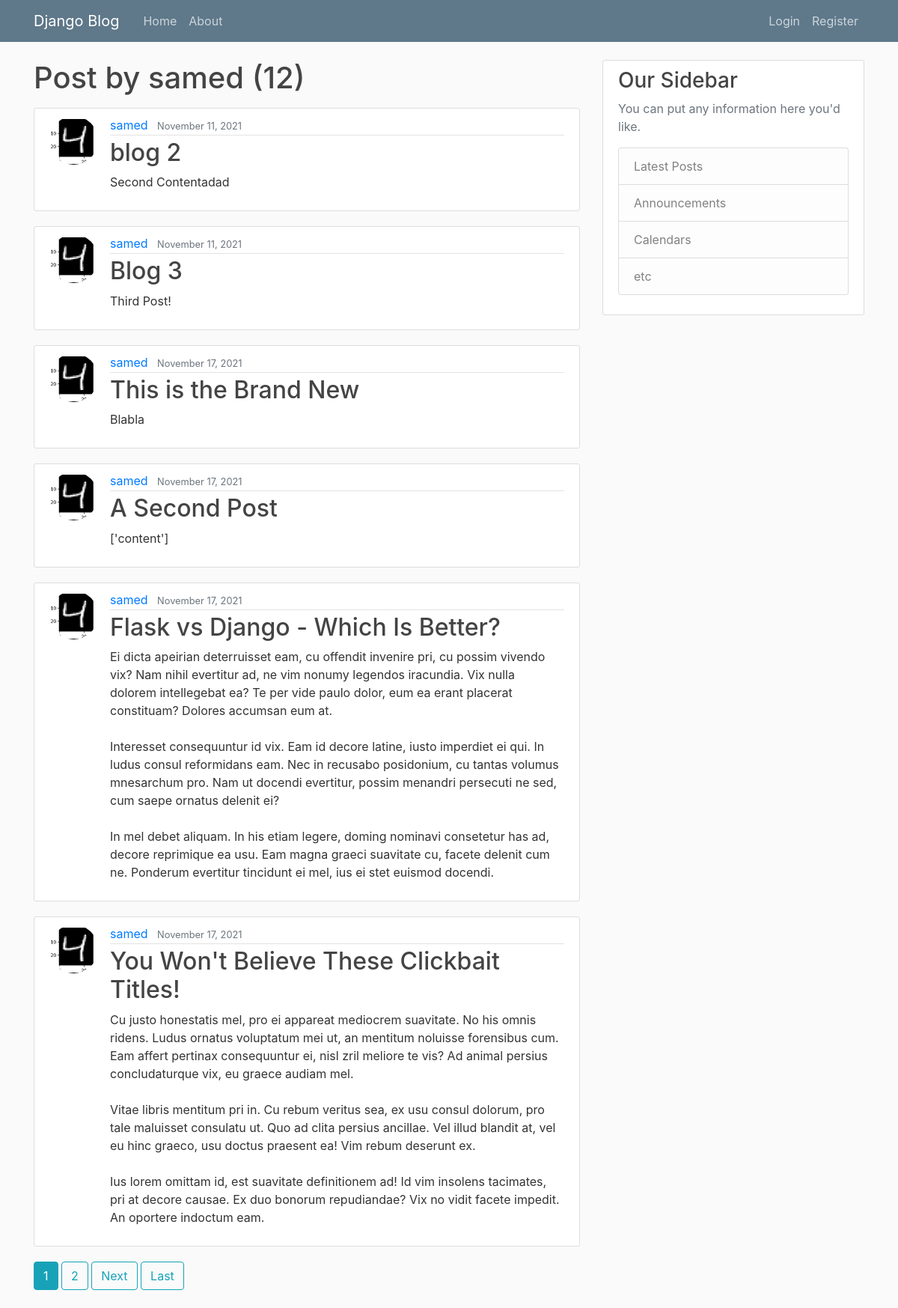
The app's page /user/samed with its own data.
### blog/models.py (models this page shows, shortened)
class Post(models.Model):
    title = models.CharField(max_length=100)
    content = models.TextField()
    date_posted = models.DateTimeField(default=timezone.now)
    author  = models.ForeignKey(User, on_delete=models.CASCADE)

### users/models.py (models this page shows, shortened)
class Profile(models.Model):
    user  = models.OneToOneField(User, on_delete=models.CASCADE)
    image = models.ImageField(default='default.jpg', upload_to='profile_pics')

### blog/views.py (the view)
# urls.py: path('user/<str:username>', UserPostListView.as_view(), name='user-posts'),
class UserPostListView(ListView):
    model = Post
    template_name= 'blog/user-posts.html'
    context_object_name = 'addings'
    ordering = ['-date_posted']
    paginate_by = 6
    def get_queryset(self):
        user = get_object_or_404(User, username=self.kwargs.get('username'))
        return Post.objects.filter(author=user).order_by('date_posted')

### blog/templates/blog/user-posts.html (shortened to what this page needs)
{% extends 'blog/base.html' %}
{% block content %}
    <h1 class='mb-3'>Post by {{ view.kwargs.username }} ({{ page_obj.paginator.count }})</h1>
    {%  for post in addings  %}
        <article class="media content-section">
            <img class = 'rounded-circle article-img' src='{{ post.author.profile.image.url }}'>
            <div class="media-body">
                <div class="article-metadata">
                    <a class="mr-2" href="{% url 'user-posts' post.author.username %}">{{ post.author }}</a>
                    <small class="text-muted">{{ post.date_posted|date:'F d, Y' }}</small>
                </div>
                <h2><a class="article-title" href="{% url 'post-detail' post.id %}">{{ post.title }}</a></h2>
                <p class="article-content">{{ post.content }}</p>
            </div>
        </article>
    {%  endfor  %}
    {% if is_paginated %}
        {% for num in page_obj.paginator.page_range %}
            {% if page_obj.number == num %}
                <a class= 'btn btn-info mb-4' href="?page={{ num }}">{{  num }}</a>
            {% elif  num > page_obj.number|add:'-3' and num <  page_obj.number|add:'3' %}
                <a class= 'btn btn-outline-info mb-4' href="?page={{ num }}">{{  num }}</a>
            {% endif %}
        {% endfor %}
        {%if page_obj.has_next %}
            <a class= 'btn btn-outline-info mb-4' href="?page={{ page_obj.next_page_number }}">Next</a>
            <a class= 'btn btn-outline-info mb-4' href="?page={{ page_obj.paginator.num_pages }}">Last</a>
        {% endif %}
    {%endif%}
{% endblock content %}

### blog/static/blog/main.css (style rules this page uses)
body { background: #fafafa; color: #333333; margin-top: 5rem; }
h1, h2, h3, h4, h5, h6 { color: #444444; }
.content-section { background: #ffffff; padding: 10px 20px; border: 1px solid #dddddd; border-radius: 3px; margin-bottom: 20px; }
.article-title { color: #444444; }
.article-content { white-space: pre-line; }
.article-img { height: 65px; width: 65px; margin-right: 16px; }
.article-metadata { padding-bottom: 1px; margin-bottom: 4px; border-bottom: 1px solid #e3e3e3 }

### records on screen
Post: author.profile.image (placeholder picture), author "samed", date_posted "November 11, 2021", title "blog 2", content "Second Contentadad"
Post: author.profile.image (placeholder picture), author "samed", date_posted "November 11, 2021", title "Blog 3", content "Third Post!"
Post: author.profile.image (placeholder picture), author "samed", date_posted "November 17, 2021", title "This is the Brand New", content "Blabla"
Post: author.profile.image (placeholder picture), author "samed", date_posted "November 17, 2021", title "A Second Post", content "['content']"
Post: author.profile.image (placeholder picture), author "samed", date_posted "November 17, 2021", title "Flask vs Django - Which Is Better?", content "Ei dicta apeirian deterruisset eam, cu offendit invenire pri, cu possim vivendo vix? Nam nihil evertitur ad, ne vim nonumy legendos iracundia. Vix nulla dolorem intellegebat ea? Te per vide paulo dolor, eum ea erant placerat constituam? Dolores accumsan eum at. Interesset consequuntur id vix. Eam id decore latine, iusto imperdiet ei qui. In ludus consul reformidans eam. Nec in recusabo posidonium, cu tantas volumus mnesarchum pro. Nam ut docendi evertitur, possim menandri persecuti ne sed, cum saepe ornatus delenit ei? In mel debet aliquam. In his etiam legere, doming nominavi consetetur has ad, decore reprimique ea usu. Eam magna graeci suavitate cu, facete delenit cum ne. Ponderum…"
Post: author.profile.image (placeholder picture), author "samed", date_posted "November 17, 2021", title "You Won't Believe These Clickbait Titles!", content "Cu justo honestatis mel, pro ei appareat mediocrem suavitate. No his omnis ridens. Ludus ornatus voluptatum mei ut, an mentitum noluisse forensibus cum. Eam affert pertinax consequuntur ei, nisl zril meliore te vis? Ad animal persius concludaturque vix, eu graece audiam mel. Vitae libris mentitum pri in. Cu rebum veritus sea, ex usu consul dolorum, pro tale maluisset consulatu ut. Quo ad clita persius ancillae. Vel illud blandit at, vel eu hinc graeco, usu doctus praesent ea! Vim rebum deserunt ex. Ius lorem omittam id, est suavitate definitionem ad! Id vim insolens tacimates, pri at decore causae. Ex duo bonorum repudiandae? Vix no vidit facete impedit. An oportere indoctum eam."

### other values on screen
{{ view.kwargs.username }} "samed"
{{ page_obj.paginator.count }} "12"
{{ num }} "1"
{{ num }} "2"
